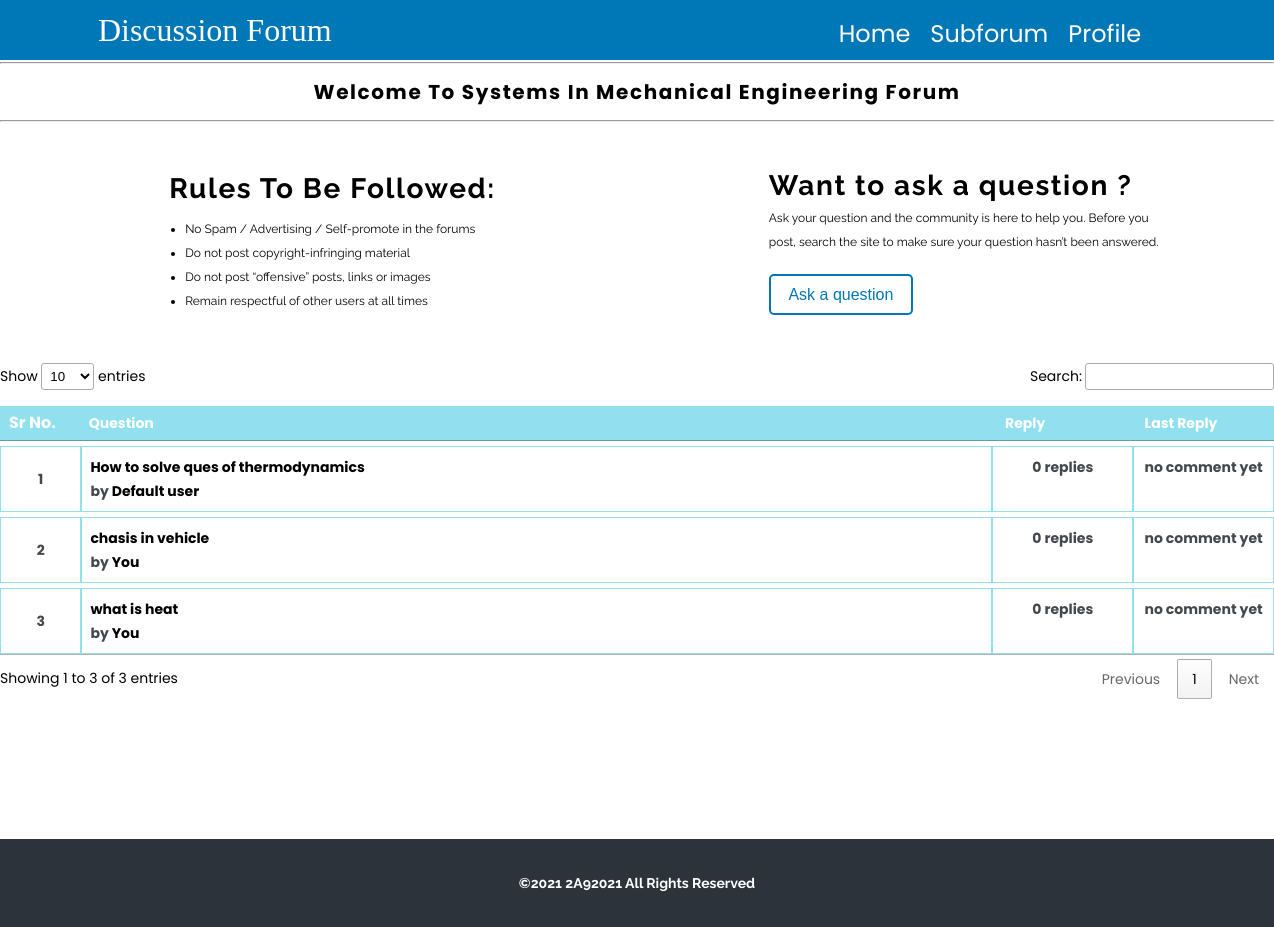
Screenshot of /HTML/threads.php?subid=03 (signed in) with the database file from the repository.
### tables this page shows
CREATE TABLE `subforum` (
  `yr` varchar(3) NOT NULL,
  `sub_id` varchar(3) NOT NULL,
  `sub_name` text NOT NULL,
  `sub_descp` text NOT NULL,
  `sub_color` varchar(15) NOT NULL,
  `sub_icon` varchar(20) NOT NULL,
  `timestamp` datetime NOT NULL DEFAULT current_timestamp()
);

CREATE TABLE `threads` (
  `sub_id` int(15) NOT NULL,
  `thread_id` int(15) NOT NULL,
  `thread` varchar(300) NOT NULL,
  `thread_desc` text NOT NULL,
  `tag_id` int(15) NOT NULL,
  `user_id` int(15) NOT NULL,
  `timestamp` datetime NOT NULL DEFAULT current_timestamp()
);

CREATE TABLE `users` (
  `Status` varchar(5) NOT NULL,
  `Id` varchar(255) NOT NULL,
  `username` varchar(255) NOT NULL,
  `user_id` varchar(255) NOT NULL,
  `user_pass` varchar(255) NOT NULL,
  `last_login` int(11) NOT NULL,
  `timestamp` datetime NOT NULL DEFAULT current_timestamp()
);

### HTML/threads.php (the view, shortened to what this page needs)
<!DOCTYPE html>
<html lang="en">
<head>
    <link rel="stylesheet" href="/Project/CSS/post.css" />
    <link rel="stylesheet" href="https://cdnjs.cloudflare.com/ajax/libs/font-awesome/5.15.3/css/all.min.css"
 />
    <link rel="stylesheet" href="  //cdn.datatables.net/1.10.25/css/jquery.dataTables.min.css" />
</head>
<?php
include "subfiles/_dbconnect.php";
  $uid = $_SESSION['id'];
  $sql = "SELECT * FROM `users` WHERE `Id` = $uid";
  $result = mysqli_query($conn,$sql);
  $row = mysqli_fetch_assoc($result);
  $name = $row['username'];
  $subid = $_GET['subid'];
  $subsql = "SELECT * FROM `subforum` WHERE `sub_id` = $subid";
  $result1 = mysqli_query($conn,$subsql);
  $subrow = mysqli_fetch_assoc($result1);
?>
<body>
    <header class="header">
        <nav>
            <div class="container">
                <div class="logo">Discussion Forum</div>
                <ul class="nav-list">
                    <li class="nav-items"><a href="/Project/HTML/home.php">Home</a></li>
                    <li class="nav-items"><a href="/Project/HTML/subforum.php?yr=<?php echo $uid[0];?>">Subforum</a>
                    </li>
                    <li class="nav-items"><a href="/Project/HTML/profile.php?profileid=<?php echo $uid;?>">Profile</a></li>
                </ul>
            </div>
        </nav>
    </header>
    <div style="padding-top:2px">
        <hr>
        <center>
            <h4 style="padding-top:12px;padding-bottom:-20px">Welcome to <?php echo $subrow['sub_name'];?> forum</h4>
        </center>
        <hr>
    </div>
    <section class="buttons clearfix">
        <article class="rules">
            <h3 class="rules__title">Rules to be followed:</h3>
            <ul class="rules__main">
                <li class="rule">
                    No Spam / Advertising / Self-promote in the forums
                </li>
                <li class="rule">Do not post copyright-infringing material</li>
                <li class="rule">Do not post “offensive” posts, links or images</li>
                <li class="rule">Remain respectful of other users at all times</li>
            </ul>
        </article>
        <article class="question">
            <h3 class="question__title">Want to ask a question ?</h3>
            <p>
                Ask your question and the community is here to help you. Before you
                post, search the site to make sure your question hasn’t been answered.
            </p>
            <button class="question__btn modal-open">Ask a question</button>
        </article>
    </section>
    <div class="post_container">
        <table id="myTable" class="post section">
            <thead class="post__table">
                <tr class="post__head">
                    <th class="upvotes" style="margin-left:-1px">Sr No.</th>
                    <th class="questions">Question</th>
                    <th class="replies">Reply</th>
                    <th class="last-replies">Last Reply</th>
                </tr>
            </thead>
            <tbody>
                <?php
          $num = 0;
          $sql = "SELECT * FROM `threads` WHERE `sub_id` = $subid";
          $result = mysqli_query($conn,$sql);
          while ($row = mysqli_fetch_assoc($result)) {
            $num+=1;
            $thid = $row['thread_id'];
            $user = $row['user_id'];
            $query = "SELECT * FROM `users` WHERE `Id` = $user";
            $res = mysqli_query($conn,$query);
            $asker = mysqli_fetch_assoc($res);
            if ($asker['username'] == $name) {
               $nam = "You";
            }
            else {
                $nam = $asker['username'];
            }
             $commentquery = "SELECT * FROM `comments` WHERE `thread_id` = $thid ORDER BY `timestamp` DESC";
             $resultofcommentquery = mysqli_query($conn,$commentquery);
             $com =  mysqli_num_rows($resultofcommentquery);
             if ($com == null) {
                $com = 0;
             }
            echo '
            <tr class="post__row">
              <th class="upvote">';
        echo $num;
             echo  '</th>
              <th class="question_">
                <a href="comments.php?threadid='.$row['thread_id'].'">'.$row['thread'].' </a>
                <br />
                by <a href="/Project/HTML/profile.php?profileid='.$user.'">'.$nam.'</a>
              </th>
              <th class="reply">'."$com";
            if ($com == 1) {
             echo ' reply';
             } else {
                  echo ' replies';
              }
              echo '</th>';
              if($com == 0){
              echo'
              <th class="last-reply">
              no comment yet
              </th>';}
              echo '
            </tr>
            ';
          }
          ?>
            </tbody>
        </table>
    </div>
    <footer>
        <div class="footer__text">
            &copy;<span id="date"></span> 2A92021 All Rights Reserved
        </div>
    </footer>
</body>
</html>

### HTML/threads.php (style rules this page uses)
footer { clear: both; position: relative; margin-top: 140px; }

### rows the page displays
subforum: sub_name "Systems In Mechanical Engineering"
threads: thread "How to solve ques of thermodynamics", user.username "Default user", com "0"
threads: thread "chasis in vehicle", user.username "You", com "0"
threads: thread "what is heat", user.username "You", com "0"
